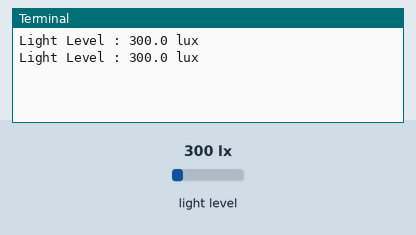
Simulated run of this program. Board: Raspberry Pi (BCM pin numbers). Shown: the last lines printed to the terminal. The test bench sets the inputs (shaded band); at power-on: light level 300 lx. Each call to the cloud database takes 0.3 s, and an entry nobody has set reads as its off value or as empty.

Above: at 1.2 s.
1.3 s: light level set to 40 lx
At 2.6 s:
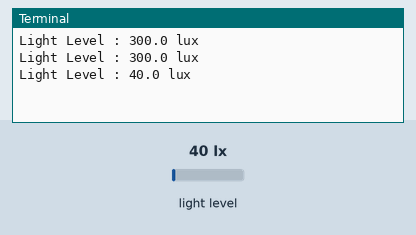
2.8 s: light level set to 500 lx
At 2.8 s:
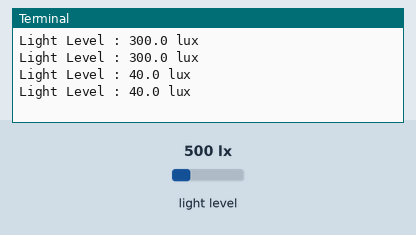
Timing chart, 0 to 5.8 s (numbered marks = the images above; inputs shaded):
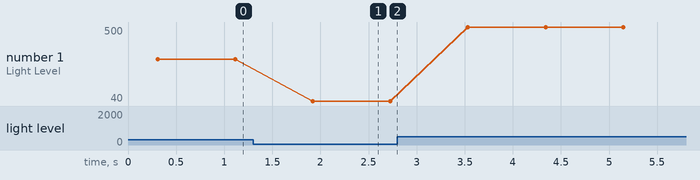

The program:

bh1705fbio.py
```python
from firebase import firebase
import smbus
import time
import json
import sys


DEVICE     =  0x23
POWER_DOWN =  0x00
POWER_ON   =  0x01
RESET      =  0x07
ONE_TIME_HIGH_RES_MODE = 0x20

firebase = firebase.FirebaseApplication('https://smartfactory-193909.firebaseio.com/',None)

bus = smbus.SMBus(1)

def update_firebase(light):
  # data = {"Light":light}
   firebase.put("/BH1750","/Light",light)
 # firebase.post('HTU21D',data)
 # firebase.put("/HTU21D", "/Humid",Humid)

def convertToNumber(data):
    return((data[1] + (256 * data[0])) / 1.2)

def readLight(addr=DEVICE):
  data = bus.read_i2c_block_data(addr,ONE_TIME_HIGH_RES_MODE)
  return convertToNumber(data)

def main():
 try:
  while True:
    update_firebase(str(readLight()))
    print"Light Level : " + str(readLight()) + " lux"
    time.sleep(0.5)

 except IOError as e:
    print('I/0 error:',e)


if __name__ =="__main__":
     main()
```

Measured:
- after the input at 1.3 s, the terminal: prints a new line after 0.62 s (image 1)
- plotted number 1: 300 → 40 after the input at 1.3 s, 40 → 500 after the input at 2.8 s
